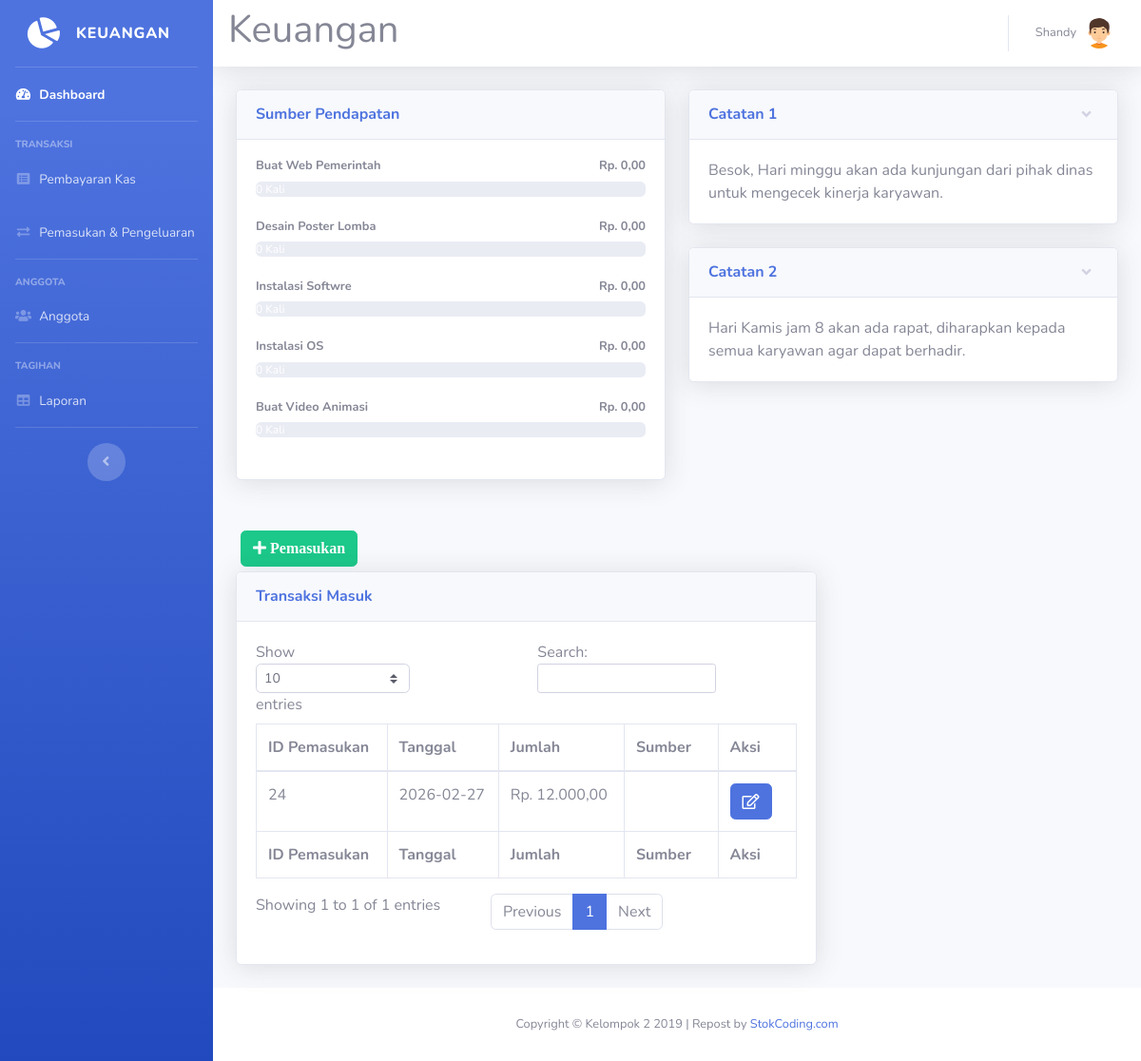
The page /pendapatan.php (signed in) on the database its author committed.
### tables this page shows
CREATE TABLE `sumber` (
  `id_sumber` int(11) NOT NULL,
  `nama` varchar(40) NOT NULL
);

CREATE TABLE `catatan` (
  `id_catatan` int(11) NOT NULL,
  `catatan` text NOT NULL
);

CREATE TABLE `pemasukan` (
  `id_pemasukan` int(11) NOT NULL,
  `tgl_pemasukan` date NOT NULL,
  `jumlah` int(11) NOT NULL,
  `keterangan` varchar(100) NOT NULL,
  `id_sumber` int(11) DEFAULT NULL
);

### pendapatan.php (the view, shortened to what this page needs)
<!DOCTYPE html>
<html lang="en">
<head>
  <link href="vendor/fontawesome-free/css/all.min.css" rel="stylesheet" type="text/css">
  <link href="css/sb-admin-2.min.css" rel="stylesheet">
</head>
<body id="page-top">
<?php
require 'koneksi.php';
require ('sidebar.php'); ?>
      <div id="content">
<?php require ('navbar.php'); ?>
        <div class="container-fluid">
          <div class="row">
            <div class="col-lg-6 mb-4">
              <div class="card shadow mb-4">
                <div class="card-header py-3">
                  <h6 class="m-0 font-weight-bold text-primary">Sumber Pendapatan</h6>
                </div>
                <div class="card-body">
				<?php
				$namasumber1 = mysqli_query($koneksi,"SELECT * FROM `sumber` where id_sumber= 1 ");
				$sumbern1= mysqli_fetch_assoc($namasumber1);
				$namasumber2 = mysqli_query($koneksi,"SELECT * FROM `sumber` where id_sumber= 2 ");
				$sumbern2= mysqli_fetch_assoc($namasumber2);
				$namasumber3 = mysqli_query($koneksi,"SELECT * FROM `sumber` where id_sumber= 3 ");
				$sumbern3= mysqli_fetch_assoc($namasumber3);
				$namasumber4 = mysqli_query($koneksi,"SELECT * FROM `sumber` where id_sumber= 4 ");
				$sumbern4= mysqli_fetch_assoc($namasumber4);
				$namasumber5 = mysqli_query($koneksi,"SELECT * FROM `sumber` where id_sumber= 5 ");
				$sumbern5= mysqli_fetch_assoc($namasumber5);
				$jumlahhasil1 = array_sum($arrayhasil1);
				$jumlahhasil2 = array_sum($arrayhasil2);
				$jumlahhasil3 = array_sum($arrayhasil3);
				$jumlahhasil4 = array_sum($arrayhasil4);
				$jumlahhasil5 = array_sum($arrayhasil5);
				$sumber1 = mysqli_query($koneksi,"SELECT id_sumber FROM pemasukan where id_sumber ='1'");
				$sumber1text = mysqli_num_rows($sumber1);
				$sumber1 = mysqli_num_rows($sumber1);
				$sumber1 = $sumber1 * 10;
				$sumber2 = mysqli_query($koneksi,"SELECT id_sumber FROM pemasukan where id_sumber ='2'");
				$sumber2text = mysqli_num_rows($sumber2);
				$sumber2 = mysqli_num_rows($sumber2);
				$sumber2 = $sumber2 * 10;
				$sumber3 = mysqli_query($koneksi,"SELECT id_sumber FROM pemasukan where id_sumber ='3'");
				$sumber3text = mysqli_num_rows($sumber3);
				$sumber3 = mysqli_num_rows($sumber3);
				$sumber3 = $sumber3 * 10;
				$sumber4 = mysqli_query($koneksi,"SELECT id_sumber FROM pemasukan where id_sumber ='4'");
				$sumber4text = mysqli_num_rows($sumber4);
				$sumber4 = mysqli_num_rows($sumber4);
				$sumber4 = $sumber4 * 10;
				$sumber5 = mysqli_query($koneksi,"SELECT id_sumber FROM pemasukan where id_sumber ='5'");
				$sumber5text = mysqli_num_rows($sumber5);
				$sumber5 = mysqli_num_rows($sumber5);
				$sumber5 = $sumber5 * 10;
				echo '
                  <h4 class="small font-weight-bold">'.$sumbern1['nama'].'<span class="float-right">Rp. '.number_format($jumlahhasil1,2,',','.').'</span></h4>
                  <div class="progress mb-4">
                    <div class="progress-bar bg-danger" role="progressbar" style="width:'.$sumber1.'%" aria-valuenow="50" aria-valuemin="0" aria-valuemax="100">'.$sumber1text.' Kali</div>
                  </div>
				  <h4 class="small font-weight-bold">'.$sumbern2['nama'].'<span class="float-right">Rp. '.number_format($jumlahhasil2,2,',','.').'</span></h4>
                  <div class="progress mb-4">
                    <div class="progress-bar bg-warning" role="progressbar" style="width:'.$sumber2.'%" aria-valuenow="50" aria-valuemin="0" aria-valuemax="100">'.$sumber2text.' Kali</div>
                  </div>
				  <h4 class="small font-weight-bold">'.$sumbern3['nama'].'<span class="float-right">Rp. '.number_format($jumlahhasil3,2,',','.').'</span></h4>
                  <div class="progress mb-4">
                    <div class="progress-bar bg-info" role="progressbar" style="width:'.$sumber3.'%" aria-valuenow="50" aria-valuemin="0" aria-valuemax="100">'.$sumber3text.' Kali</div>
                  </div>
				  <h4 class="small font-weight-bold">'.$sumbern4['nama'].'<span class="float-right">Rp. '.number_format($jumlahhasil4,2,',','.').'</span></h4>
                  <div class="progress mb-4">
                    <div class="progress-bar bg-primary" role="progressbar" style="width:'.$sumber4.'%" aria-valuenow="50" aria-valuemin="0" aria-valuemax="100">'.$sumber4text.' Kali</div>
                  </div>
				  <h4 class="small font-weight-bold">'.$sumbern5['nama'].'<span class="float-right">Rp. '.number_format($jumlahhasil5,2,',','.').'</span></h4>
                  <div class="progress mb-4">
                    <div class="progress-bar bg-success" role="progressbar" style="width:'.$sumber5.'%" aria-valuenow="50" aria-valuemin="0" aria-valuemax="100">'.$sumber5text.' Kali</div>
                  </div>';
				  ?>
                </div>
              </div>
			  </div>
			              <div class="col-lg-6">
              <div class="card shadow mb-4">
                <a href="#collapseCardExample" class="d-block card-header py-3" data-toggle="collapse" role="button" aria-expanded="true" aria-controls="collapseCardExample">
                  <h6 class="m-0 font-weight-bold text-primary">Catatan 1</h6>
                </a>
                <div class="collapse show" id="collapseCardExample">
                  <div class="card-body">
				  <?php $catatan1 = mysqli_query($koneksi, "SELECT catatan FROM catatan where id_catatan= 1");
                  $catatan1 = mysqli_fetch_array($catatan1);
				  echo $catatan1['catatan'];
				  ?>
				  </div>
                </div>
              </div>
			                <div class="card shadow mb-4">
                <a href="#collapseCardExample1" class="d-block card-header py-3" data-toggle="collapse" role="button" aria-expanded="true" aria-controls="collapseCardExample1">
                  <h6 class="m-0 font-weight-bold text-primary">Catatan 2</h6>
                </a>
                <div class="collapse show" id="collapseCardExample1">
                  <div class="card-body">
                  <?php $catatan2 = mysqli_query($koneksi, "SELECT * FROM catatan where id_catatan= 2");
                  $catatan2 = mysqli_fetch_array($catatan2);
				  echo $catatan2['catatan'];
				  ?></div>
                </div>
              </div>
			  </div>
					   <div class="col-xl-8 col-lg-7">
					   <button type="button" class="btn btn-success" style="margin:5px" data-toggle="modal" data-target="#myModalTambah"><i class="fa fa-plus"> Pemasukan</i></button><br>
          <div class="card shadow mb-4">
            <div class="card-header py-3">
              <h6 class="m-0 font-weight-bold text-primary">Transaksi Masuk</h6>
            </div>
            <div class="card-body">
              <div class="table-responsive">
               <table class="table table-bordered" id="dataTable" width="100%" cellspacing="0">
                  <thead>
                    <tr>
                      <th>ID Pemasukan</th>
                      <th>Tanggal</th>
                      <th>Jumlah</th>
                      <th>Sumber</th>
					  <th>Aksi</th>
                    </tr>
                  </thead>
                  <tfoot>
                    <tr>
                      <th>ID Pemasukan</th>
                      <th>Tanggal</th>
                      <th>Jumlah</th>
                      <th>Sumber</th>
                      <th>Aksi</th>
                    </tr>
                  </tfoot>
                  <tbody>
				  <?php
$query = mysqli_query($koneksi,"SELECT * FROM pemasukan");
while ($data = mysqli_fetch_assoc($query))
{
?>
                    <tr>
                      <td><?=$data['id_pemasukan']?></td>
                      <td><?=$data['tgl_pemasukan']?></td>
                      <td>Rp. <?=number_format($data['jumlah'],2,',','.');?></td>
                      <td><?=$data['id_sumber']?></td>
					  <td>
<a href="#" type="button" class=" fa fa-edit btn btn-primary btn-md" data-toggle="modal" data-target="#myModal<?php echo $data['id_pemasukan']; ?>"></a>
</td>
</tr>
  </div>
<?php
}
?>
              </div>
            </div>
          </div>
		  </div>
       </div>
      </div>
<?php require 'footer.php'?>
    </div>
  </div>
</body>
</html>

### rows shown on the page
sumber: nama "Buat Web Pemerintah"
sumber: nama "Desain Poster Lomba"
sumber: nama "Instalasi Softwre"
sumber: nama "Instalasi OS"
sumber: nama "Buat Video Animasi"
catatan: catatan "Besok, Hari minggu akan ada kunjungan dari pihak dinas untuk mengecek kinerja karyawan."
catatan: catatan "Hari Kamis jam 8 akan ada rapat, diharapkan kepada semua karyawan agar dapat berhadir."
pemasukan: id_pemasukan "24", tgl_pemasukan "2026-02-27", jumlah "12.000,00"

### other values the page prints
$_SESSION['nama'] "Shandy"
$jumlahhasil1 "0,00"
$jumlahhasil2 "0,00"
$jumlahhasil3 "0,00"
$jumlahhasil4 "0,00"
$jumlahhasil5 "0,00"
